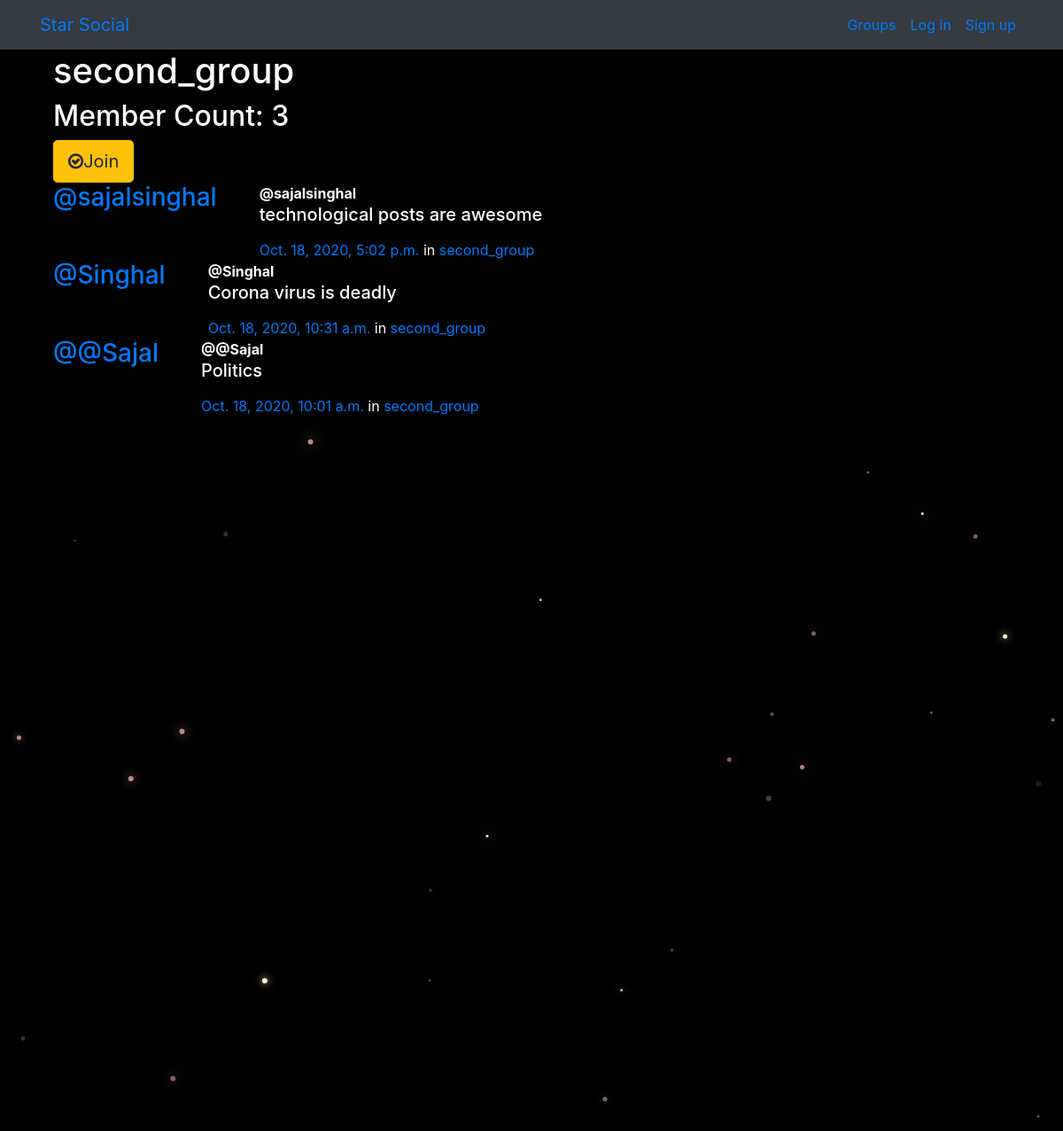
Screenshot of /groups/posts/in/second_group/ with the database file from the repository.
### groups/models.py (models this page shows, shortened)
class Group(models.Model):
    name = models.CharField(max_length=255, unique=True)
    slug = models.SlugField(allow_unicode=True, unique=True)
    description = models.TextField(blank=True, default='')
    description_html = models.TextField(editable=False, default='', blank=True)
    members = models.ManyToManyField(User, through='GroupMember')
    class Meta:
        ordering = ['name']

### posts/models.py (models this page shows, shortened)
class Post(models.Model):
    user = models.ForeignKey(User, related_name="posts", on_delete=models.CASCADE)
    created_at = models.DateTimeField(auto_now=True)
    message = models.TextField()
    message_html = models.TextField(editable=False)
    group = models.ForeignKey(Group, related_name="posts", null=True, blank=True, on_delete=models.CASCADE)
    class Meta:
        ordering = ['-created_at']

### groups/views.py (the view)
# urls.py: path('posts/in/<slug>/', views.SingleGroup.as_view(), name="single"),
class SingleGroup(generic.DetailView):
    model = Group

### groups/templates/groups/group_detail.html
{% extends "groups/group_base.html" %}
  {% block pregroup %}
    <div class="container">
      <h1>{{group.name}}</h1>
      <h2>Member Count: {{group.members.count}}</h2>
      <div class="content">
        {% if user in group.members.all %}
          <a class="btn btn-lg btn-warning" href="{% url 'groups:leave' slug=group.slug %}">
            <span class="fa fa-times-circle-o"></span>Leave</a>
        {% else %}
          <a class="btn btn-lg btn-warning" href="{% url 'groups:join' slug=group.slug %}">
            <span class="fa fa-check-circle-o"></span>Join</a>
        {% endif %}
      </div>
    </div>
  {% endblock %}
  {% block group_content %}
    <div class="col-md-8">
      {% if group.posts.count == 0 %}
        <h2>No posts in this group yet!</h2>
      {% else %}
        {% for post in group.posts.all %}
          {% include "posts/_post.html" %}
        {% endfor %}
      {% endif %}
    </div>
  {% endblock %}

### groups/templates/groups/group_base.html (shortened to what this page needs)
{% extends "base.html" %}
  {% block content %}
    <div class="container">
      <div class="row">
        {% block pregroup %}{% endblock %}
        {% block group_content %}{% endblock %}
      </div>
    </div>
  {% endblock %}

### templates/base.html (shortened to what this page needs)
<!DOCTYPE html>
{% load static %}
<html lang="en" dir="ltr">
  <head>
    <link rel="stylesheet" href="https://stackpath.bootstrapcdn.com/bootstrap/4.1.3/css/bootstrap.min.css"
>
    <link href="https://maxcdn.bootstrapcdn.com/font-awesome/4.7.0/css/font-awesome.min.css" rel="stylesheet">
    <link rel="stylesheet" href="{% static 'simplesocial/css/master.css' %}">
  </head>
  <body>
    <nav class="navbar navbar-expand-lg bg-dark mynav" role="navigation" id="navbar">
      <div class="container">
        <div class="navbar-nav align-items-center">
          <a class="navbar-brand mynav" href="{% url 'home' %}">Star Social</a>
        </div>
        <div class="navbar-nav ml-auto">
          {% if user.is_authenticated %}
            <a class="nav-item nav-link" href="{% url 'posts:create' %}" class="btn btn-simple">Post</a>
            <a class="nav-item nav-link" href="{% url 'groups:all' %}" class="btn btn-simple">Groups</a>
            <a class="nav-item nav-link" href="{% url 'groups:create' %}" class="btn btn-simple">Create Group</a>
            <a class="nav-item nav-link" href="{% url 'accounts:logout' %}" class="btn btn-simple">Log out</a>
          {% else %}
            <a class="nav-item nav-link" href="{% url 'groups:all' %}" class="btn btn-simple">Groups</a>
            <a class="nav-item nav-link" href="{% url 'accounts:login' %}" class="btn btn-simple">Log in</a>
            <a class="nav-item nav-link" href="{% url 'accounts:signup' %}" class="btn btn-simple">Sign up</a>
          {% endif %}
        </div>
      </div>
    </nav>
    <div class="container mycontent">
      {% block content %}
      {% endblock %}
    </div>
    <canvas id="canvas"></canvas>
  </body>
</html>

### posts/templates/posts/_post.html (shortened to what this page needs)
<div class="media">
  <h3 class="mr-5">
    <a href="{% url 'posts:for_user' username=post.user.username %}">@{{post.user.username}}</a>
  </h3>
  <div class="media-body">
    <strong>@{{post.user.username}}</strong>
    <h5>{{post.message_html|safe}}</h5>
    <time class="time">
      <a href="{% url 'posts:single' username=post.user.username pk=post.pk %}">{{post.created_at}}</a>
    </time>
    {% if post.group %}
    <span class="group-name">in
      <a href="#">{{post.group.name}}</a>
    </span>
    {% endif %}
  </div>
</div>

### static/simplesocial/css/master.css (style rules this page uses)
body { margin: 0; overflow: hidden; background-color: black; color:white; }

### rows the page displays
Group: name "second_group", members.count "3"
Post: user.username "sajalsinghal", message_html "technological posts are awesome", created_at "Oct. 18, 2020, 5:02 p.m.", group.name "second_group"
Post: user.username "Singhal", message_html "Corona virus is deadly", created_at "Oct. 18, 2020, 10:31 a.m.", group.name "second_group"
Post: user.username "@Sajal", message_html "Politics", created_at "Oct. 18, 2020, 10:01 a.m.", group.name "second_group"
